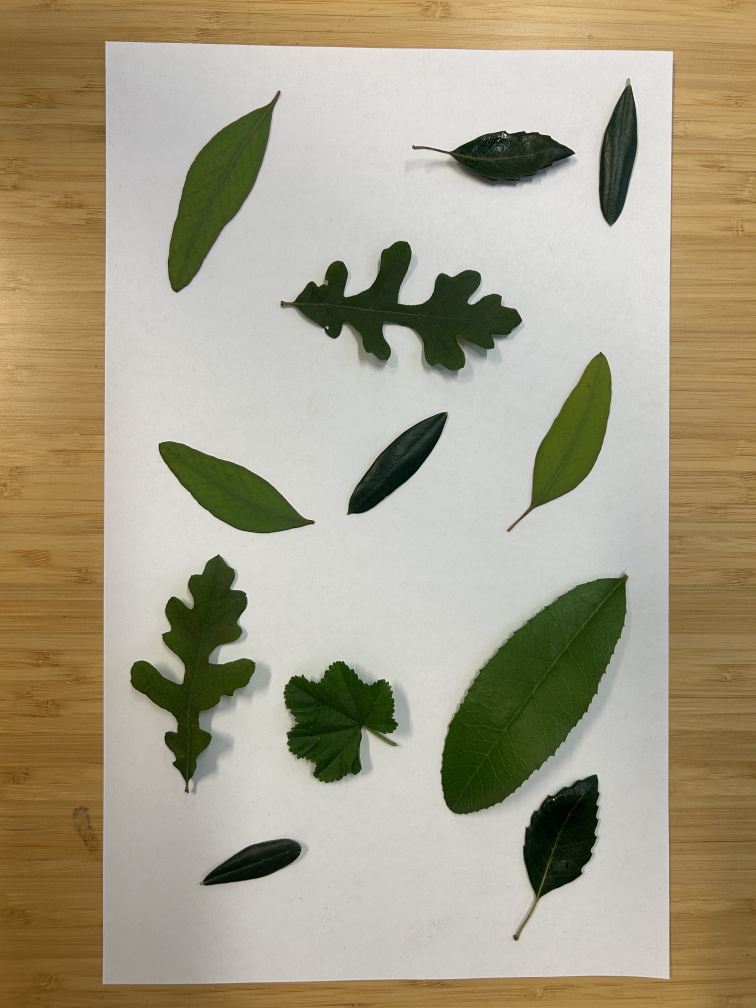
#> input picture data/leaves/IMG_0973.JPG, 3024 x 4032 px, found by its file name (shown at 1/4 size); its folder holds only this picture in this run
$ jupyter execute --allow-errors Lab4_ImageAnalysis.ipynb   (shell and % lines are left out)
#> lines starting #> are read from the running program, lines starting #| are printed output that depends on the picture
<a href="https://colab.research.google.com/github/mtwatso2-eng/ANS128/blob/main/Lab4_ImageAnalysis.ipynb" target="_parent"></a>

# **Image analysis**

### Images are arrays!

[cell 1]
import numpy as np
import matplotlib.pyplot as plt

array = np.array([
    [[0,255,0],[0,255,0]],
    [[0,255,0],[255,255,255]]
  ])

print(array.shape)

import cv2
from google.colab.patches import cv2_imshow

cv2_imshow(array)

### Question
Using np.array() and cv2_imshow(), display a big red square.

[cell 2]
newArray = np.array([

  ])
cv2_imshow(newArray)

# Simple image manipulation with OpenCV

### Read images from GitHub

[cell 3]
import os
import matplotlib.pyplot as plt

imageDirectory = "/content/ANS128/data/leaves/"
images = [cv2.imread(imageDirectory + i)[:,:,::-1] for i in sorted(os.listdir(imageDirectory))]
#> images = 1 item
images = [cv2.resize(image, (0,0), fx = 0.25, fy = 0.25) for image in images]
for image in images[0:5]:
  plt.figure()
  plt.imshow(image)
  plt.pause(0.001)
#> this loop made 1 pass
#> pass 1, `plt.pause(0.001)`:
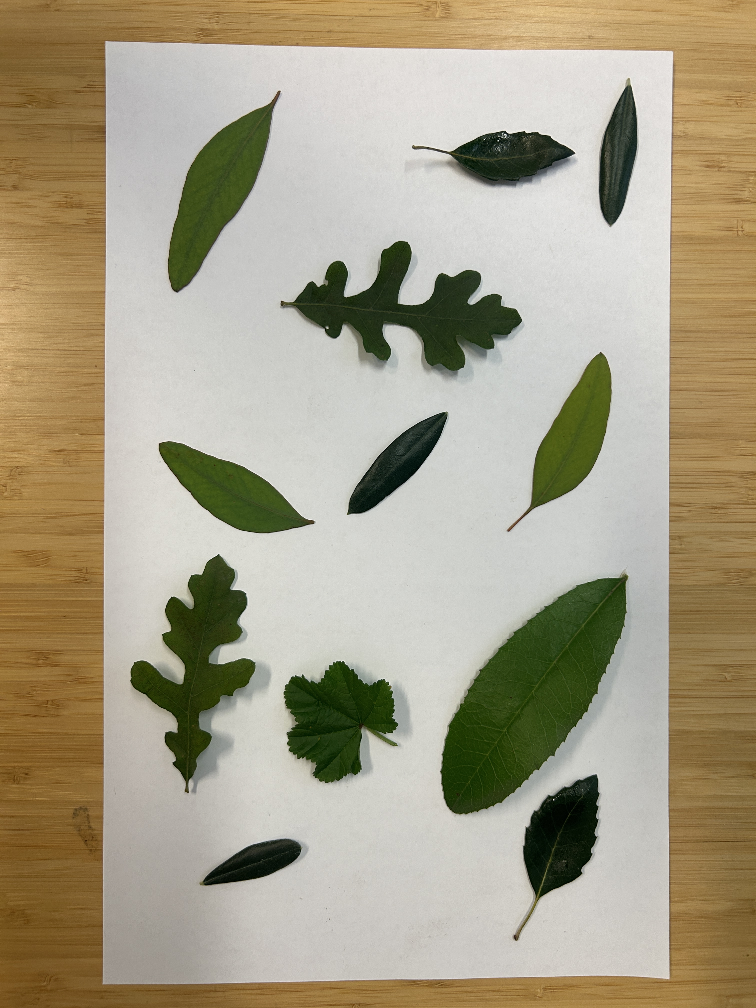
#> shown: shape (1008, 756, 3); mean R, G, B 167, 158.7, 135.2

### Question
Get the average B, G, and R values for each image in the images object. *Hint: np.mean(a, axis = x) gets the mean of a across axis/axes x. Axis/axes x can be a tuple.*

# Object segmentation with K-means clustering

### What is K-means clustering?

### How does K-means clustering apply to images?

We stored our BGR images as 3D arrays. So, we can represent one as a 3D scatterplot.

[cell 4]
import plotly.graph_objects as go

samplingFactor = int(np.prod(images[0].shape) / 10000)
#> samplingFactor = 228
colors = [f'rgb({r},{g},{b})' for r, g, b in zip(images[0][:,:,0].flatten()[::samplingFactor], images[0][:,:,1].flatten()[::samplingFactor], images[0][:,:,2].flatten()[::samplingFactor])]
#> colors = 3343 items, first 6: 'rgb(155,122,71)', 'rgb(180,144,86)', 'rgb(198,162,102)', 'rgb(184,148,88)', 'rgb(177,142,87)', 'rgb(199,161,97)'

fig = go.Figure(
    data=[
        go.Scatter3d(
            x=images[0][:,:,0].flatten()[::samplingFactor],
            y=images[0][:,:,1].flatten()[::samplingFactor],
            z=images[0][:,:,2].flatten()[::samplingFactor],
            mode='markers',
            marker=dict(
                size=5,
                color=colors,  # Assign colors to each point
                opacity=0.8
            )
        )
    ]
)

fig.show()
plt.imshow(images[0])

The different parts the image (leaves, background) should form clusters. Let's try K-means clustering on this.

[cell 5]
from sklearn.cluster import KMeans

h, w, c = images[0].shape
#> h = 1008; w = 756; c = 3
data = images[0].reshape((-1, c))
kmean = KMeans(n_clusters = 5).fit(data)
labels = kmean.labels_

import plotly.express as px

fig = px.scatter_3d(
        x=images[0][:,:,0].flatten()[::samplingFactor],
        y=images[0][:,:,1].flatten()[::samplingFactor],
        z=images[0][:,:,2].flatten()[::samplingFactor],
        color = labels[::samplingFactor]
  )
fig.show()

Now, if we simplify the image based on its K-means clusters...

[cell 6]
centers = kmean.cluster_centers_.astype(int)
#> centers = [[208, 207, 203], [133, 102, 53], [171, 139, 88], [179, 174, 162], [42, 58, 20]]
newImage = centers[labels].reshape((h, w, c))
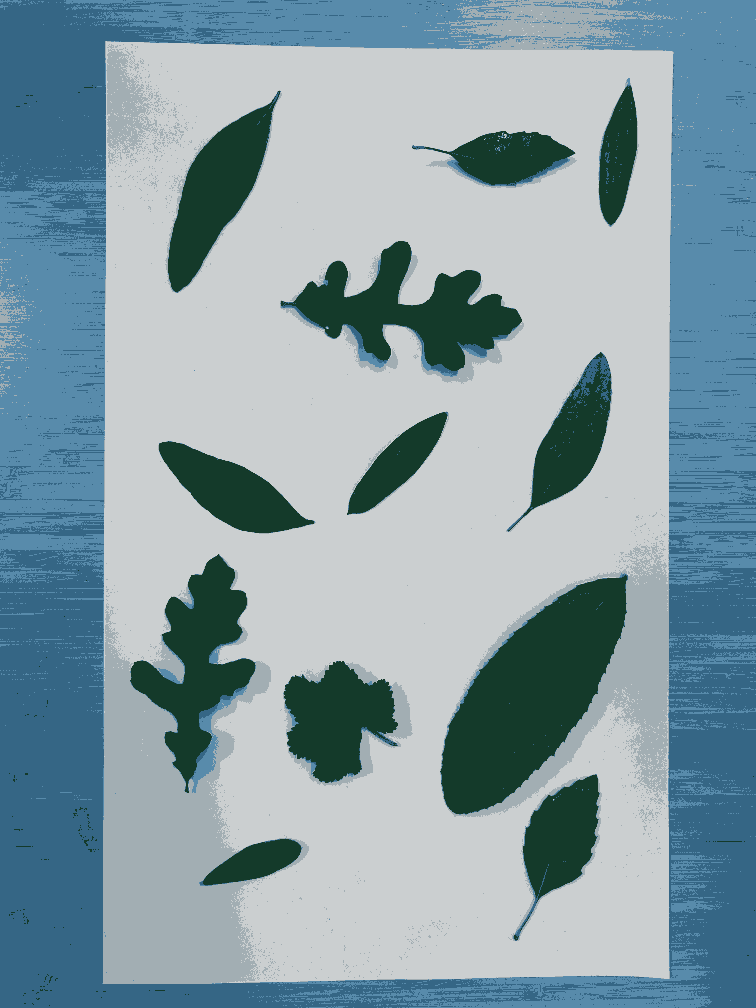
#> newImage: shape (1008, 756, 3) int64; mean of channels 0, 1, 2 166.5, 158, 134.7; drawn as B, G, R
plt.imshow(newImage)
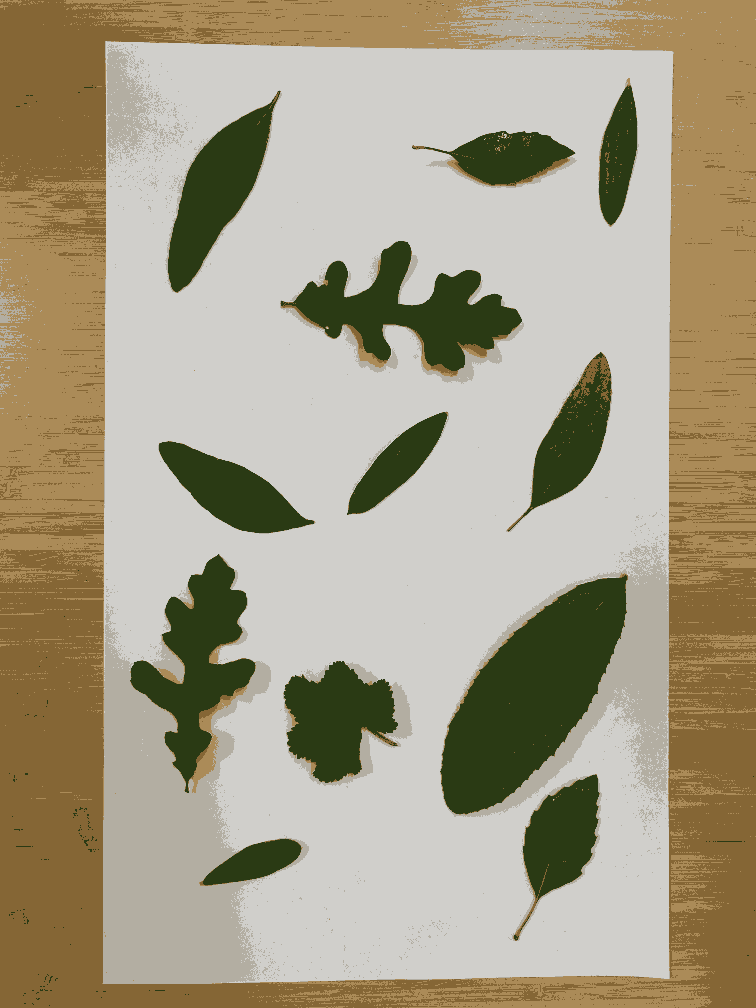
#> shown: shape (1008, 756, 3); mean R, G, B 166.5, 158, 134.7

### Question
You can change the number of clusters `k` in the `Kmeans()` function using the `n_clusters` argument. Play around with a few different `k` values in the code below. What number of clusters do you think best isolates the plant while excluding the background?

[cell 7]
k = 5
i = 0

h, w, c = images[i].shape
data = images[i].reshape((-1, c))
kmean = KMeans(n_clusters = k).fit(data)
labels = kmean.labels_
centers = kmean.cluster_centers_.astype(int)
#> centers = [[134, 103, 54], [179, 174, 164], [42, 58, 20], [172, 140, 89], [208, 208, 203]]
centers
newImage = centers[labels].reshape((h, w, c))
plt.imshow(newImage)

### Using the best number of clusters `k`, we can now binarize the image (keep in mind that here "binarize" means convert to 0s and 255s, not 0s and 1s).

[cell 8]
binaryImages = []
#> (the rest of this cell did not finish here and is left out)

### Now we can extract contours ("islands" of 1s or 0s) using OpenCV's `cv2.findContours()` and filter them based on size. How do the segmented components look?

[cell 9]
import copy

# [20 lines left out: function cropSquareFromContour, not called in this run]

for i, binaryImage in enumerate(binaryImages[0:15]):
  plt.figure()
  plt.imshow(images[i])
  plt.figure()
  plt.imshow(binaryImage)
  contours, _ = cv2.findContours(binaryImage, cv2.RETR_TREE, cv2.CHAIN_APPROX_SIMPLE)
  annotatedImage = copy.deepcopy(images[i])
  for contour in contours:
    canvas = np.zeros(binaryImage.shape).astype("uint8")
    canvas = cv2.drawContours(canvas, [contour], -1, 255, cv2.FILLED)
    leafMask = cropSquareFromContour(contour, canvas)
    leaf = cropSquareFromContour(contour, images[i])
    leaf[(255 - leafMask).astype("bool"), :] = [255,255,255]
    annotatedImage = cv2.drawContours(annotatedImage, [contour], -1, (0,255,0), 5)
    plt.figure()
    plt.imshow(leaf)
    plt.pause(0.0001)

  plt.figure()
  plt.imshow(annotatedImage)
  plt.pause(0.0001)

### Question: We need to get rid of tiny segmentations. We can do this using either a convolution that removes isolated pixels, or by filtering only large contours. Modify the code below to get rid of tiny segmentations. Relevant functions: `cv2.erode()`, `cv2.dilate()`, `cv2.contourArea()`.

[cell 10]
import copy

# [20 lines left out: function cropSquareFromContour, not called in this run]

for i, binaryImage in enumerate(binaryImages[0:15]):
  plt.figure()
  plt.imshow(images[i])
  plt.figure()
  plt.imshow(binaryImage)
  contours, _ = cv2.findContours(binaryImage, cv2.RETR_TREE, cv2.CHAIN_APPROX_SIMPLE)
  annotatedImage = copy.deepcopy(images[i])
  for contour in contours:
    canvas = np.zeros(binaryImage.shape).astype("uint8")
    canvas = cv2.drawContours(canvas, [contour], -1, 255, cv2.FILLED)
    leafMask = cropSquareFromContour(contour, canvas)
    leaf = cropSquareFromContour(contour, images[i])
    leaf[(255 - leafMask).astype("bool"), :] = [255,255,255]
    annotatedImage = cv2.drawContours(annotatedImage, [contour], -1, (0,255,0), 5)
    plt.figure()
    plt.imshow(leaf)
    plt.pause(0.0001)

  plt.figure()
  plt.imshow(annotatedImage)
  plt.pause(0.0001)

# How to train a machine learning model in 2 minutes

### We'll use [Google Teacheable Machine](https://teachablemachine.withgoogle.com/train/image) to quickly train a MobileNet CNN ([convolutional neural network](https://playground.tensorflow.org/)) to distinguish between the segmented objects in our images.

Defining a function to get inference from our machine learning model.

[cell 11]
import tensorflow as tf
from tensorflow.keras.preprocessing.image import load_img, img_to_array
from PIL import Image, ImageOps

modelDirectory = "/content/ANS128/data/leafClassifier/model.savedmodel"
#> (the rest of this cell did not finish here and is left out)

### View an inference for one leaf

The output of the classifier model is a vector of "confidences" for each class. Is the model still working, now that we're using it via Python rather than through the web app? Test some different images from the `testingLeaves` folder.

[cell 12]
leaf = cv2.imread("/content/ANS128/data/testingLeaves/0_0.png")
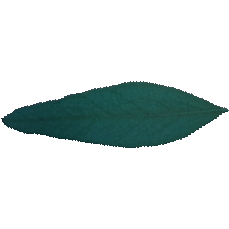
#> input picture data/testingLeaves/0_0.png, 229 x 229 px, found by its file name
#> leaf is the input picture: shape (229, 229, 3); mean B, G, R 220.9, 221.8, 212.9
plt.imshow(leaf)
#> (the rest of this cell did not finish here and is left out)
